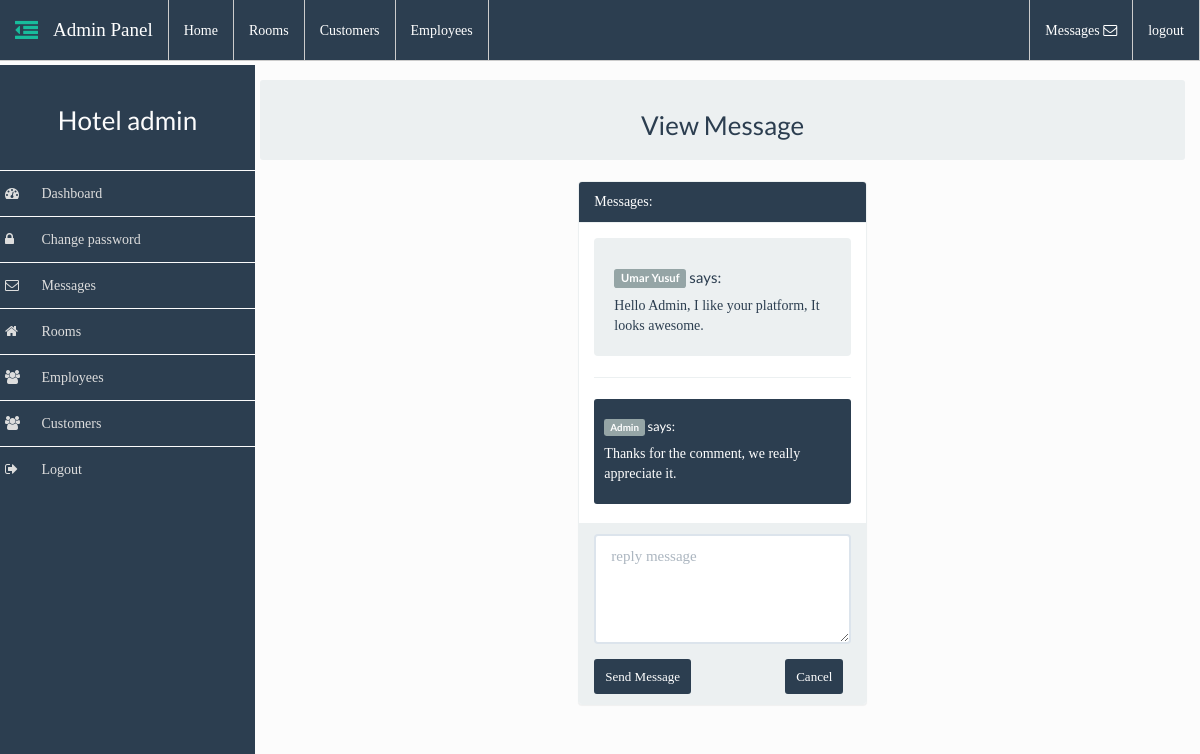
/admin/admin.php?action=view_new_msg&id=1&user_id=1 (signed in), run on the app's committed database.
### tables this page shows
CREATE TABLE `admin_messages` (
  `message_id` int(11) NOT NULL,
  `user_id` int(11) NOT NULL,
  `content` text NOT NULL,
  `viewed` int(11) NOT NULL DEFAULT '0'
);

CREATE TABLE `users` (
  `id` int(11) NOT NULL,
  `firstname` varchar(50) NOT NULL,
  `lastname` varchar(50) NOT NULL,
  `username` varchar(50) NOT NULL,
  `password` varchar(50) NOT NULL,
  `phone` text NOT NULL,
  `email` varchar(50) NOT NULL,
  `gender` text NOT NULL,
  `city` varchar(30) NOT NULL,
  `country` varchar(30) NOT NULL,
  `state` varchar(30) NOT NULL,
  `picture` varchar(50) NOT NULL DEFAULT 'user.jpg'
);

CREATE TABLE `users_msg` (
  `msg_id` int(11) NOT NULL,
  `sender` varchar(150) NOT NULL DEFAULT 'admin',
  `content` text NOT NULL,
  `user_id` int(11) NOT NULL
);

### admin/includes/view_new_msg.php (the view, shortened to what this page needs)
<div class="row">
	<div class="col-md-12">
		<header class="well well-sm">
			<h3 class="text-center">
				View Message
			</h3>
		</header>
	</div>
</div>
<div class="row">
	<div class="col-md-4 col-md-offset-4">
		<?php
			$user_id = $_GET["user_id"];
		?>
	</div>
</div>
<div class="row">
	<div class="col-md-4 col-md-offset-4">
	<?php
		$read = $_GET["id"];
		$q = mysqli_query($dbc, "UPDATE admin_messages SET viewed='1' WHERE message_id='$read'");
		if($q){
			$q2 = mysqli_query($dbc, "SELECT * FROM admin_messages WHERE message_id='$read'");
			while ($row = mysqli_fetch_array($q2)) {
		?>
			<div class="panel panel-default">
				<div class="panel-heading color">
					Messages:
				</div>
		    <div class="panel-body" style="height: 300px; overflow-y: scroll; ">
					<div class="well">
						<h5>
							<?php
								$q = mysqli_query($dbc, "SELECT firstname, lastname FROM `users` WHERE id=".$row["user_id"]);
								while ($data = mysqli_fetch_array($q)) {
									echo "<span class='label label-default'>".$data["firstname"] . " ". $data["lastname"]. "</span> says: ";
								}
							?>
						</h5>
						<?php echo $row["content"]; ?>
					</div>
					<hr>
					<?php
						$sql = mysqli_query($dbc, "SELECT * FROM users_msg WHERE user_id='$user_id'");
						while($r = mysqli_fetch_array($sql)){
					?>
					<div class="well well-sm color">
						<h6><span class="label label-default">Admin</span> says:</h6>
						<p><?php echo $r["content"];  ?></p>
					</div>
					<?php } ?>
		    </div>
		    <div class="panel-footer">
		    	<form action="<?php $_SERVER['PHP_SELF'] ?>" role="form" method="POST">
						<div class="form-group">
							<textarea name="reply_msg" id="reply_msg" class="form-control" placeholder="reply message" rows="4"></textarea>
						</div>
						<div class="row">
							<div class="col-xs-8">
								<button type="submit" name="reply" class="btn btn-primary btn-sm">Send Message</button>
							</div>
							<div class="col-xs-4">
								<a href="admin.php?action=read_messages" class="btn btn-primary btn-sm">Cancel</a>
							</div>
						</div>
					</form>
		    </div>
		  </div>
		<?php
			}
		}else{
			echo "<script>alert('Error opening message')</script>";
		}
	?>
	</div>
</div>

### assets/css/sidebar.css (style rules this page uses)
* { box-sizing: border-box; -webkit-box-sizing: border-box; -moz-box-sizing: border-box; }
body { padding-top: 55px; }

### assets/css/styles.css (style rules this page uses)
* { -webkit-box-sizing: border-box; box-sizing: border-box; }
body { font-family: ubuntu; font-size: 140%; -webkit-box-sizing: border-box; box-sizing: border-box; background-color: #fcfcfc; padding-top: 65px; }
.color { background-color: #2c3e50 !important; color: #fff !important; }

### data on the page
admin_messages: content "Hello Admin, I like your platform, It looks awesome."
users: firstname "Umar", lastname "Yusuf"
users_msg: content "Thanks for the comment, we really appreciate it."

### other printed values
$_SESSION['admin'] "admin"
